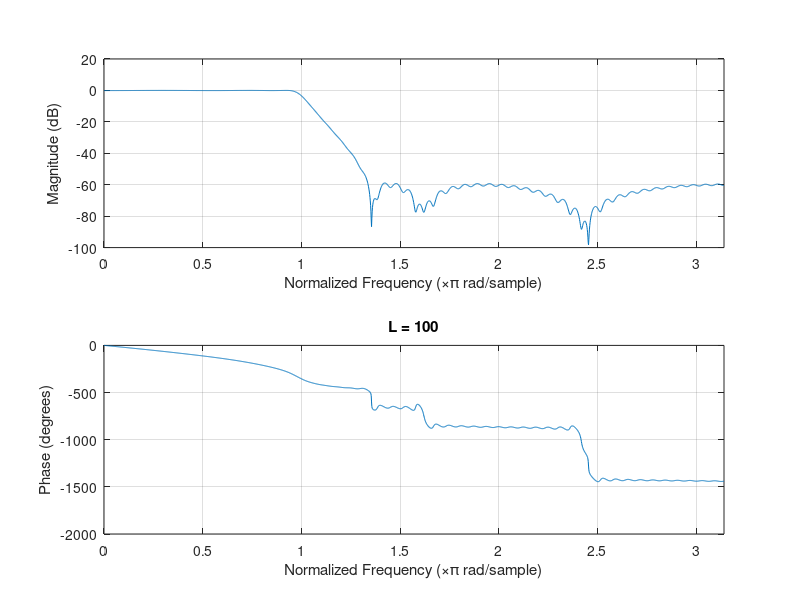
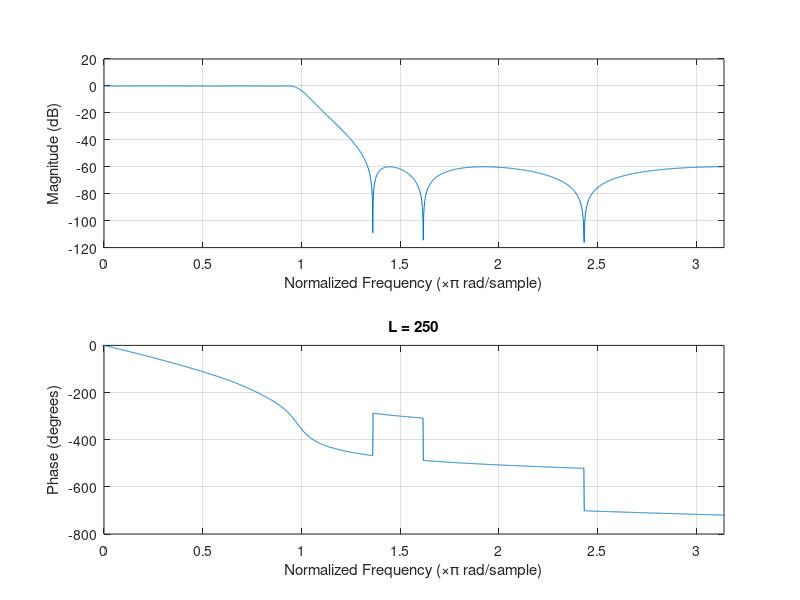
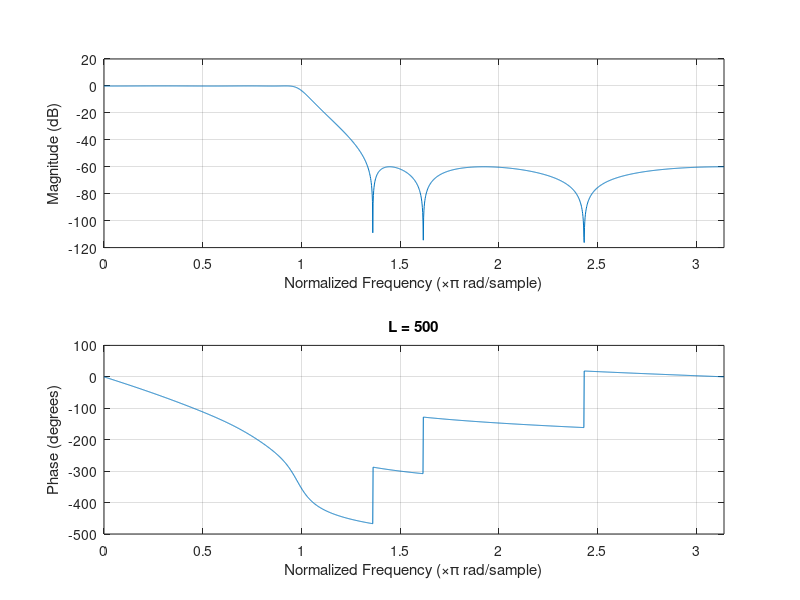
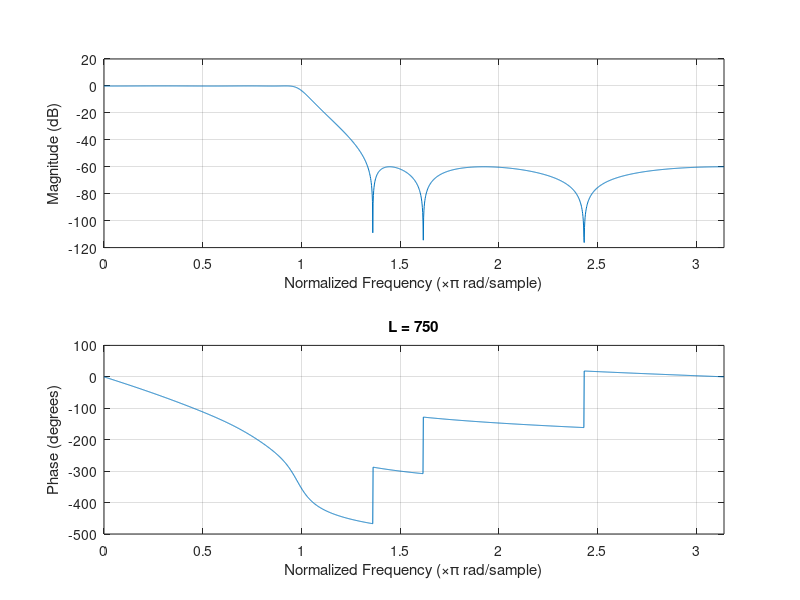

Here is the MATLAB script that generated these plots, in order:
wT = linspace(0,pi,2001);

a0 = 0.00891905342725;
a1 = 0.01067677307842;
a2 = 0.02206621636788;
a3 = 0.02082781458465;
a4 = 0.02206621636788;
a5 = 0.01067677307842;
a6 = 0.00891905342725;

b1 = -3.25871965943552;
b2 = 5.40811082492794;
b3 = -5.37001371103694;
b4 = 3.33923666963572;
b5 = -1.21769664332873;
b6 = 0.20444044173525;
A = [a0,a1,a2,a3,a4,a5,a6];
B = [1,b1,b2,b3,b4,b5,b6];
%n = 0:500;
L1 = 100;
L2 = 250;
L3 = 500;
L4 = 750;
L5 = 1000;
x1 = [1 zeros(1,L1)];
x2 = [1 zeros(1,L2)];
x3 = [1 zeros(1,L3)];
x4 = [1 zeros(1,L4)];
x5 = [1 zeros(1,L5)];
%x(n) = dirac(n);

% filter(b,a,x) filters the input data x using a rational transfer function defined by the numerator
% and denominator coefficients b and a.
%
y1 = filter(A,B,x1);
y2 = filter(A,B,x2);
y3 = filter(A,B,x3);
y4 = filter(A,B,x4);
y5 = filter(A,B,x5);

freqz(y1,1,wT);
title('L = 100');
figure();
freqz(y2,1,wT);
title('L = 250');
figure();
freqz(y3,1,wT);
title('L = 500');
figure();
freqz(y4,1,wT);
title('L = 750');
figure();
freqz(y5,1,wT);
title('L = 1000');
figure();
%% 
%---------------------------------------------------------------------
%2B;
%---------------------------------------------------------------------
%f = 1; 

%T= 1/f; 

%w = 2*pi*f; 

wT = linspace(0,pi,2001);

a0 = 0.00891905342725;
a1 = 0.01067677307842;
a2 = 0.02206621636788;
a3 = 0.02082781458465;
a4 = 0.02206621636788;
a5 = 0.01067677307842;
a6 = 0.00891905342725;

b1 = -3.25871965943552;
b2 = 5.40811082492794;
b3 = -5.37001371103694;
b4 = 3.33923666963572;
b5 = -1.21769664332873;
b6 = 0.20444044173525;
A = [a0,a1,a2,a3,a4,a5,a6];
B = [1,b1,b2,b3,b4,b5,b6];

H = freqz(A,B,wT);

plot(wT,abs(H));
title('Absolute value of frequency response');
xlabel('wT');
ylabel('Abs(H)');

figure();

subplot(2,1,1);
plot(wT,20*log10(abs(H)));
title('Absolute value of frequency response [Log scale]');
xlabel('wT');
ylabel('Abs(H),dB');

subplot(2,1,2);
plot(wT, angle(H));
title('Phase value');
xlabel('wT');
ylabel('Phase [Arg]');



